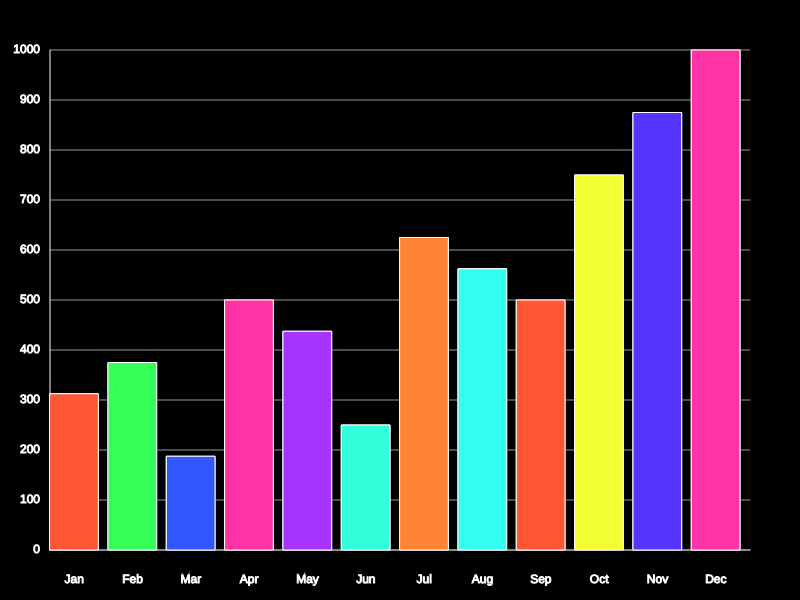
Frame 1 (no input)
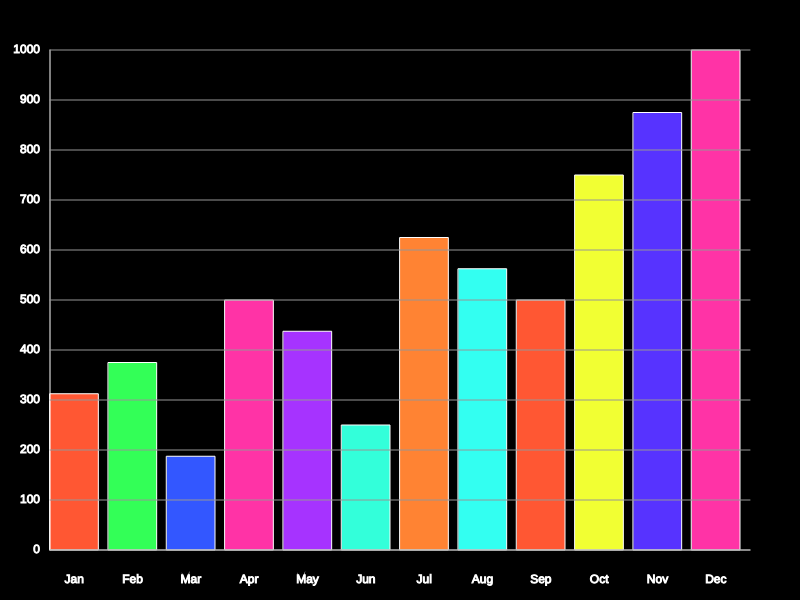
Frame 2 (the mouse pressed at the canvas centre, redrawn once)

The p5.js sketch that drew these frames (run headless with seeded random() and noise() and a simulated clock; the mouse was pressed at the canvas centre and the sketch redrawn once):

// p5.js sketch
// ── sketch.js
let salesData = [250, 300, 150, 400, 350, 200, 500, 450, 400, 600, 700, 800];
let months = ["Jan", "Feb", "Mar", "Apr", "May", "Jun", "Jul", "Aug", "Sep", "Oct", "Nov", "Dec"];
let colors = [
    '#FF5733', '#33FF57', '#3357FF', '#FF33A6', '#A633FF', '#33FFDA', '#FF8333', '#33FFF1', '#FF5733', '#F1FF33', '#5733FF', '#FF33A6'
];
let tooltip;

function setup() {
    createCanvas(800, 600);
    noLoop();
    tooltip = createDiv('')
        .style('opacity', '0')
        .style('position', 'absolute')
        .style('background', '#fff')
        .style('border', '1px solid #000')
        .style('padding', '5px')
        .style('border-radius', '5px');
}

function draw() {
    background(0);
    drawBarChart(salesData, months);
    drawAxes();
}

function drawBarChart(data, labels) {
    let padding = 50;
    let barWidth = (width - 2 * padding) / data.length;
    let maxData = max(data);

    for (let i = 0; i < data.length; i++) {
        let barHeight = map(data[i], 0, maxData, 0, height - 100);
        let x = padding + i * barWidth;
        let y = height - barHeight - 50;

        // Draw colorful bar
        fill(colors[i]);
        rect(x, y, barWidth - 10, barHeight);

        // Add the label
        fill(255);
        textAlign(CENTER);
        text(labels[i], x + (barWidth - 10) / 2, height - 20);
    }
}

function drawAxes() {
    let padding = 50;
    stroke(255);
    line(padding, height - 50, width - padding, height - 50); // X-axis
    line(padding, height - 50, padding, 50); // Y-axis

    for (let i = 0; i <= 10; i++) {
        let y = map(i, 0, 10, height - 50, 50);
        stroke(150);
        line(padding, y, width - padding, y); // Grid lines
        stroke(255);
        textAlign(RIGHT, CENTER);
        text(i * 100, padding - 10, y);
    }
}

function mouseMoved() {
    clear();
    background(0);
    drawBarChart(salesData, months);
    drawAxes();

    let padding = 50;
    let barWidth = (width - 2 * padding) / salesData.length;
    let maxData = max(salesData);
    let isHovering = false;

    for (let i = 0; i < salesData.length; i++) {
        let x = padding + i * barWidth;
        let barHeight = map(salesData[i], 0, maxData, 0, height - 100);
        let y = height - barHeight - 50;

        if (mouseX > x && mouseX < x + barWidth - 10 && mouseY > y && mouseY < y + barHeight) {
            // Highlight the bar with a lighter color
            fill(lerpColor(color(colors[i]), color(255), 0.5));
            rect(x, y, barWidth - 10, barHeight);

            // Show tooltip
            tooltip.html(`Month: ${months[i]}<br>Sales: ${salesData[i]}`);
            tooltip.position(mouseX + 15, mouseY + 15);
            tooltip.style('opacity', '1');
            isHovering = true;
        } else {
            // Draw the normal bar
            fill(colors[i]);
            rect(x, y, barWidth - 10, barHeight);
        }
    }

    if (!isHovering) {
        tooltip.style('opacity', '0');
    }
}
